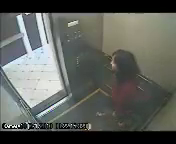
#> input picture frame 12 of cortado.mp4, 176 x 144 px
$ python matrizHS2.py
#> lines starting #> are read from the running program, lines starting #| are printed output that depends on the picture; after the words box and inside, x2 and y2 are one past the last pixel; in counts of white or black regions, pixels touching at a corner belong together
import cv2
import numpy as np

def horn_schunck_real_time(I1, I2, alpha, iterations):
    I1_gray = cv2.cvtColor(I1, cv2.COLOR_BGR2GRAY)
    I2_gray = cv2.cvtColor(I2, cv2.COLOR_BGR2GRAY)

    flow = cv2.calcOpticalFlowFarneback(I1_gray, I2_gray, None, 0.5, 3, 15, 3, 7, 1.5, 0)

    u = flow[:, :, 0]
    v = flow[:, :, 1]

    return u, v

if __name__ == "__main__":
    video_path = "HS1/cortado.mp4"
    capture = cv2.VideoCapture(video_path)

    width = int(capture.get(cv2.CAP_PROP_FRAME_WIDTH))
    height = int(capture.get(cv2.CAP_PROP_FRAME_HEIGHT))
    fps = capture.get(cv2.CAP_PROP_FPS)  # Obtener FPS del video original

    fourcc = cv2.VideoWriter_fourcc(*'mp4v') if cv2.VideoWriter_fourcc(*'mp4v') != -1 else cv2.VideoWriter_fourcc(*'avc1')
    output_video_path = "videos/HSF.mp4"
    output_video = cv2.VideoWriter(output_video_path, fourcc, fps, (width, height))  # Establecer la misma FPS para el video de salida

    cv2.namedWindow("Flujo óptico")

    ret, old_frame = capture.read()
#> old_frame is the input picture: shape (144, 176, 3); mean B, G, R 91.5, 97, 94

    scale_factor = 0.5
    threshold = 4

    while True:
        ret, frame = capture.read()
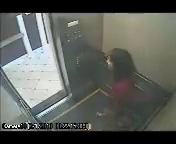
#> input picture frame 13 of cortado.mp4, 176 x 144 px
#> frame is the input picture: shape (144, 176, 3); mean B, G, R 91.6, 97.1, 94.1

        if not ret:
            break

        u, v = horn_schunck_real_time(old_frame, frame, 0.01, 1)
#> in horn_schunck_real_time, `I1_gray = cv2.cvtColor(I1, cv2.COLOR_BGR2GRAY)`:
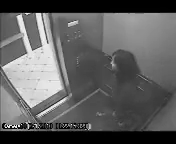
#> I1_gray: shape (144, 176); min 0, max 251, mean 95.4
#> in horn_schunck_real_time, `u = flow[:, :, 0]`:
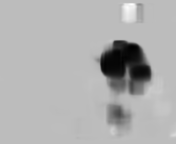
#> u: shape (144, 176) float32; min -4.06, max 1.43, mean -0.276; drawn with min black and max white
#> in horn_schunck_real_time, `v = flow[:, :, 1]`:
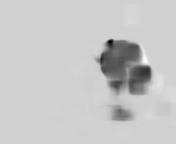
#> v: shape (144, 176) float32; min -2.8, max 0.625, mean -0.134; drawn with min black and max white

        for y in range(0, frame.shape[0], 10):
            for x in range(0, frame.shape[1], 10):
                magnitude = np.sqrt(u[y, x] ** 2 + v[y, x] ** 2)
                # print(magnitude)
                if magnitude > 8:
                    color = (0, 0, 255)
                    cv2.rectangle(frame, (x, y), (x + 10, y + 10), color, -1)  # Pintar la celda de rojo
                elif magnitude < 7:
                    color = (0, 255, 0)
                cv2.arrowedLine(frame, (x, y), (int(x + scale_factor * u[y, x]), int(y + scale_factor * v[y, x])), color, 1, tipLength=0.5)
                cv2.rectangle(frame, (x, y), (x + 10, y + 10), (0, 255, 255), 1)  # Dibujar cuadrícula
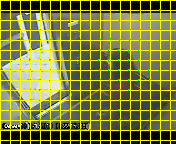
#> frame: shape (144, 176, 3); 19.94% of pixels changed, all inside (x1, y1, x2, y2) = (0, 0, 176, 144)

        cv2.imshow("Flujo óptico", frame)
        output_video.write(frame)

        old_frame = frame.copy()

        key = cv2.waitKey(1) & 0xFF
#> (key Esc is pressed here)
        if key == 27:
            break

    capture.release()
    output_video.release()
    cv2.destroyAllWindows()

$ run again, starting later in the video
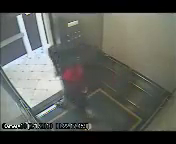
#> input picture frame 54 of cortado.mp4, 176 x 144 px
#> old_frame is the input picture: shape (144, 176, 3); mean B, G, R 89.7, 95.9, 93.3
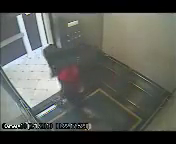
#> input picture frame 55 of cortado.mp4, 176 x 144 px
#> frame is the input picture: shape (144, 176, 3); mean B, G, R 88.7, 94.8, 92.3
#> after the loop `for y in range(0, frame.shape[0], 10):`:
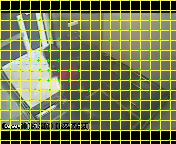
#> frame: shape (144, 176, 3); mean B, G, R 71.2, 127.1, 121
